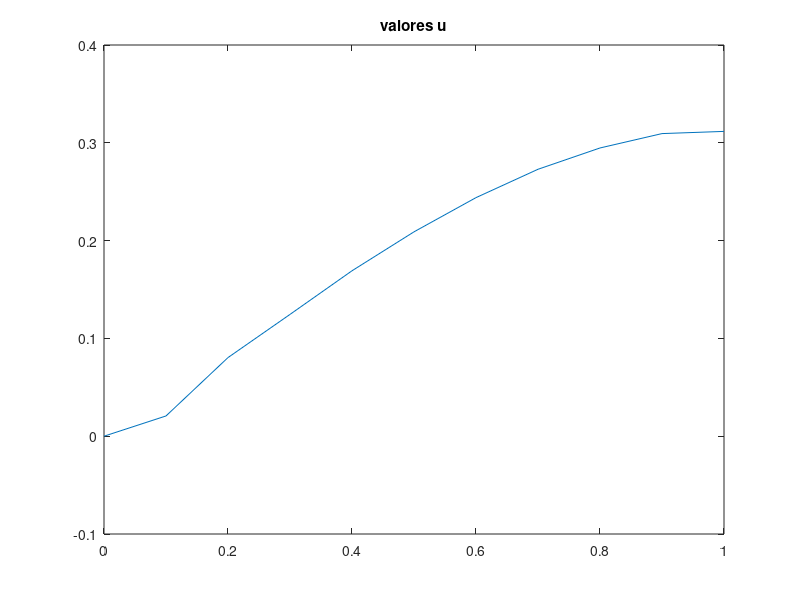
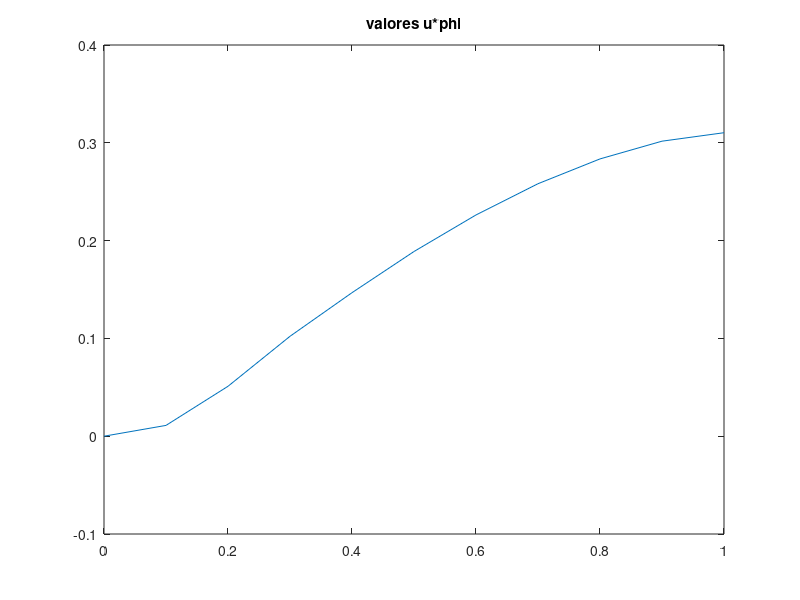
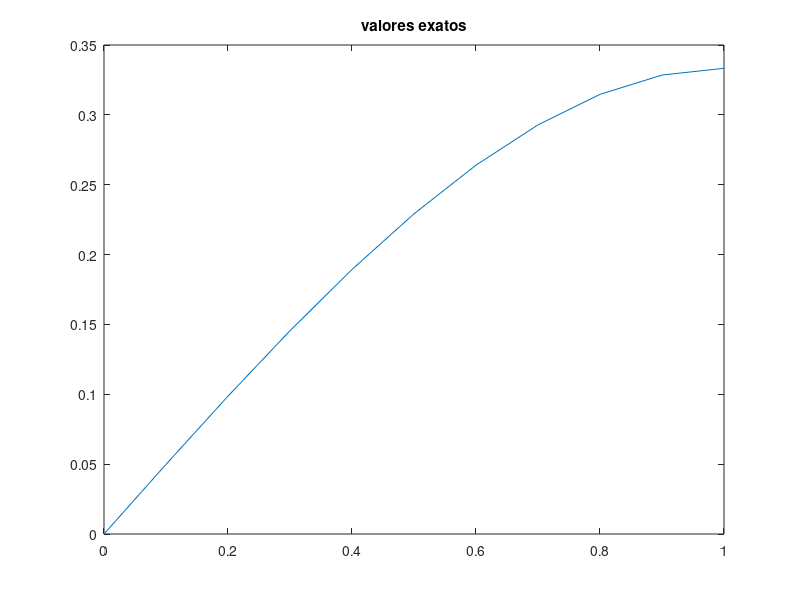

These figures' MATLAB source, in order:
% ONE DIMENSIONAL EFG PROGRAM
% SET UP NODAL COORDINATES ALONG BAR, DETERMINE NUMBER OF CELLS
x = [0.0:.1:1.0];
nnodes = length(x);         
ncells = nnodes-1;
nosDeDirichlet = 1;

% SET PARAMETERS FOR WEIGHT FUNCTION, MATERIAL PROPERITES
dmax = 2.0;
E=1.0; area=1.0;

% DETERMINE DMI FOR EACH NODE
dm = dmax*(x(2)-x(1))*ones(1,nnodes);

%SET UP GAUSS POINTS, WEIGHTS, AND JACOBIAN FOR EACH CELL
gg = zeros(1,ncells);
jac = (x(2)-x(1))/2;
weight = 2;
gg = -.05:.1:0.95; gg(1) = 0.0;

% INITIALIZE MATRICES
k = zeros(nnodes);
f = zeros(nnodes,1);
GG = zeros(nnodes,nosDeDirichlet);

% LOOP OVER GAUSS POINTS
for j = 1:length(gg)
   xg = gg(j);

% DETERMINE DISTANCE BETWEEN NODES AND GAUSS POINT
dif = xg*ones(1,nnodes)-x;
 
% SET UP WEIGHTS W AND DW FOR EACH NODE
clear w dw
for i=1:nnodes
drdx = sign(dif(i))/dm(i);
r = abs(dif(i))/dm(i);
if r<=0.5
  w(i) = (2/3) - 4*r*r + 4*r^3;
  dw(i) = (-8*r + 12*r^2)*drdx;
elseif r<=1.0
  w(i) = (4/3)-4*r+4*r*r -(4/3)*r^3;
  dw(i) = (-4 + 8*r-4*r^2)*drdx;
elseif r>1.0
w(i) = 0.0;
dw(i) = 0.0;
end
end

%SET UP SHAPE FUNCTIONS AND DERIVATIVES
won = ones(1,nnodes);
p = [won;x];
B = p.*[w;w];
pp = zeros(2);
A = zeros(2);
dA = zeros(2);
for i=1:nnodes
   pp = p(1:2,i)*p(1:2,i)';
   A = A+w(1,i)*pp;
   dA = dA+dw(1,i)*pp;
end
Ainv = inv(A);
pg = [1 xg];
phi(j,:) = pg*Ainv*B;
db = p.*[dw;dw];
da = -Ainv*(dA*Ainv);
dphi(j,:) = [0 1]*Ainv*B+pg*(da*B+Ainv*db);

%ASSEMBLE DISCRETE EQUATIONS
if j == 1
   GG(1:3,1) = -phi(1:3)';
end
%else
    k = k+(weight*E*area*jac)*(dphi(j,:)'*dphi(j,:));
    fbody = area*xg;
    f = f+(weight*fbody*jac)*phi(j,:)';
%end
end

% ENFORCE BOUNDARY CONDITIONS USING LAGRANGE MULTIPLIERS
q = [0];
m = [k GG;GG' zeros(1)];

% SOLVE FOR NODAL PARAMETERS
d = m\[f' q]';
u = d(1:nnodes);

result = phi*u;
for i=1:length(x)
    exact(i) =  0.5*(x(i)) - x(i)^3/6.0;
end
%%
plot(x,u);
title('valores u');
figure();
plot(x,result);
title('valores u*phi');
figure();
plot(x,exact);
title('valores exatos');
